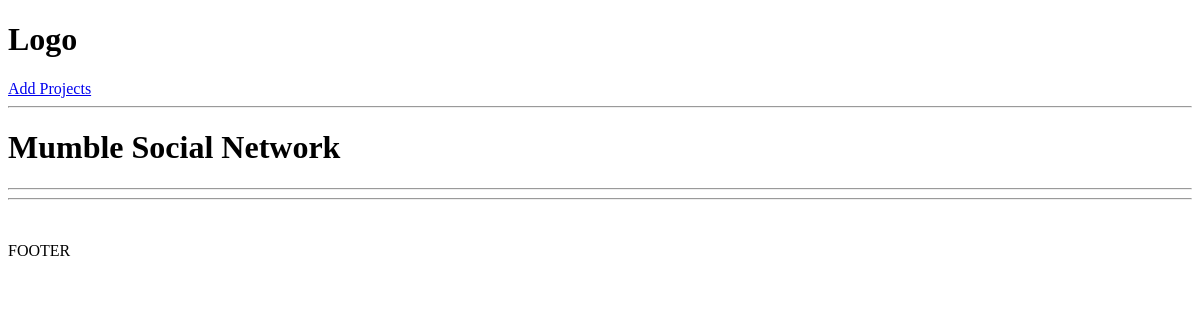
Before: /project/2177c80e-4597-4592-b4e2-4bf72631d4ea/ with the older database file.
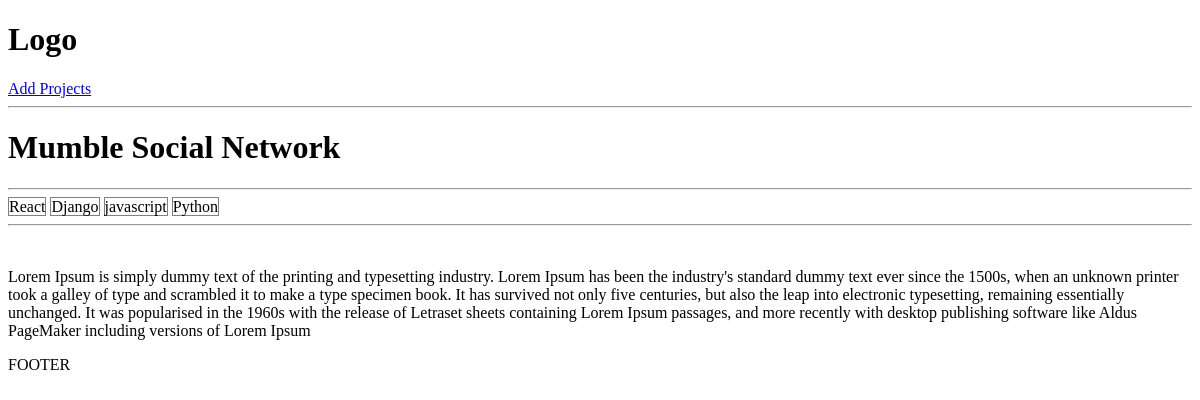
After: the same page with the newer database file.
### projects/models.py (models this page shows, shortened)
class Project(models.Model):
    title = models.CharField(max_length=200)
    description = models.TextField(null=True, blank=True)
    demo_link = models.CharField(max_length=2000, null=True, blank=True)
    source_link = models.CharField(max_length=2000, null=True, blank=True)
    tags = models.ManyToManyField('Tag', blank=True)
    vote_total = models.IntegerField(default=0, null=True, blank=True)
    vote_ratio = models.IntegerField(default=0, null=True, blank=True)
    created = models.DateTimeField(auto_now_add=True)
    id = models.UUIDField(default=uuid.uuid4, unique=True, primary_key=True, editable=False)

class Tag(models.Model):
    name = models.CharField(max_length=200)
    created = models.DateTimeField(auto_now_add=True)
    id = models.UUIDField(default=uuid.uuid4, unique=True, primary_key=True, editable=False)
    def __str__(self):
        return self.name

### projects/views.py (the view)
# urls.py: path('project/<str:pk>/',views.project, name="project"),
def project(request, pk):
    projectObj = Project.objects.get(id=pk)
    return render(request,'projects/single-project.html', {'project':projectObj})

### projects/templates/projects/single-project.html
{% extends 'main.html' %}
{% block content %}
<h1>{{ project.title }}</h1>
<hr>
{% for tag in project.tags.all %}
    <span style="border:1px solid grey"> {{ tag }}</span>
{% endfor %}
<hr>
<br>
<p>
    {{ project.description }}
</p>
{% endblock content %}

### templates/main.html (shortened to what this page needs)
<!DOCTYPE html>
<html>
<head>
</head>
<body>
    {% include 'navbar.html' %}
    {% block content %}
    {% endblock content %}
    <p>FOOTER</p>
</body>
</html>

### templates/navbar.html
<h1>Logo</h1>
<a href="{% url 'create-project' %}">Add Projects</a>
<hr>

Changed rows visible on the page:
changed Project "Mumble Social Network": description (not shown) → "Lorem Ipsum is simply dummy text of the printing and typesetting industry. Lorem Ipsum has been the industry's standard dummy text ever since the 1500s, when an unknown printer took a galley of type and scrambled it to make a type specimen book. It has survived not only five centuries, but also the leap into electronic typesetting, remaining essentially unchanged. It was popularised in the 1960s with the release of Letraset sheets containing Lorem Ipsum passages, and more recently with desktop publishing software like Aldus PageMaker including versions of Lorem Ipsum"
added Tag: name "React"
added Tag: name "Django"
added Tag: name "javascript"
added Tag: name "Python"
